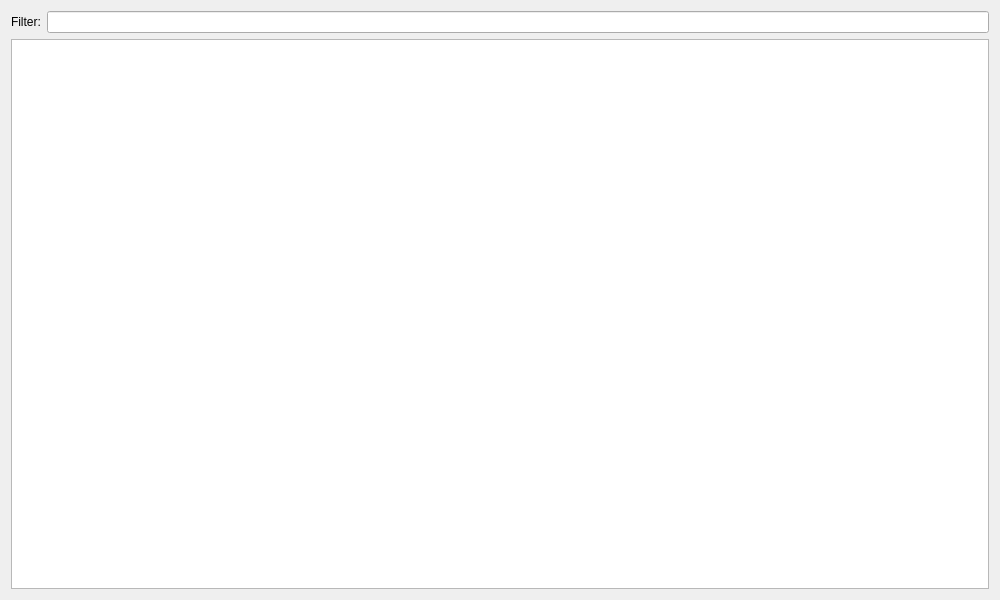
<?xml version="1.0" encoding="UTF-8"?>
<ui version="4.0">
 <class>HTMLFilesWidget</class>
 <widget class="QWidget" name="HTMLFilesWidget">
  <property name="geometry">
   <rect>
    <x>0</x>
    <y>0</y>
    <width>1000</width>
    <height>600</height>
   </rect>
  </property>
  <property name="windowTitle">
   <string>HTML Files</string>
  </property>
  <layout class="QVBoxLayout" name="verticalLayout">
   <item>
    <layout class="QHBoxLayout" name="horizontalLayout" stretch="0,0">
     <item>
      <widget class="QLabel" name="label">
       <property name="toolTip">
        <string>List only the file names which contain the text you enter.</string>
       </property>
       <property name="text">
        <string>Filter:</string>
       </property>
      </widget>
     </item>
     <item>
      <widget class="QLineEdit" name="leFilter"/>
     </item>
    </layout>
   </item>
   <item>
    <widget class="QTreeView" name="fileTree">
     <property name="sizePolicy">
      <sizepolicy hsizetype="Preferred" vsizetype="Expanding">
       <horstretch>0</horstretch>
       <verstretch>0</verstretch>
      </sizepolicy>
     </property>
     <property name="showDropIndicator" stdset="0">
      <bool>false</bool>
     </property>
     <property name="alternatingRowColors">
      <bool>true</bool>
     </property>
     <property name="uniformRowHeights">
      <bool>false</bool>
     </property>
     <property name="sortingEnabled">
      <bool>true</bool>
     </property>
    </widget>
   </item>
  </layout>
 </widget>
 <resources/>
 <connections/>
</ui>
